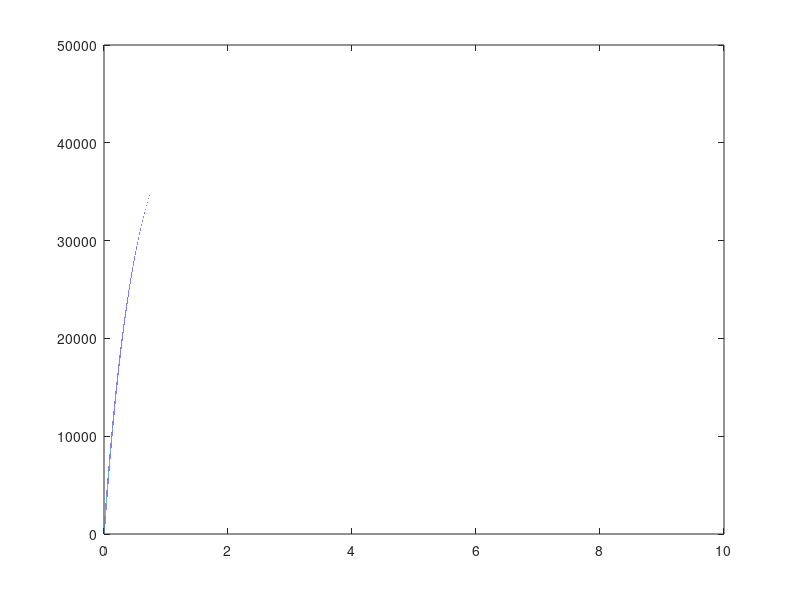
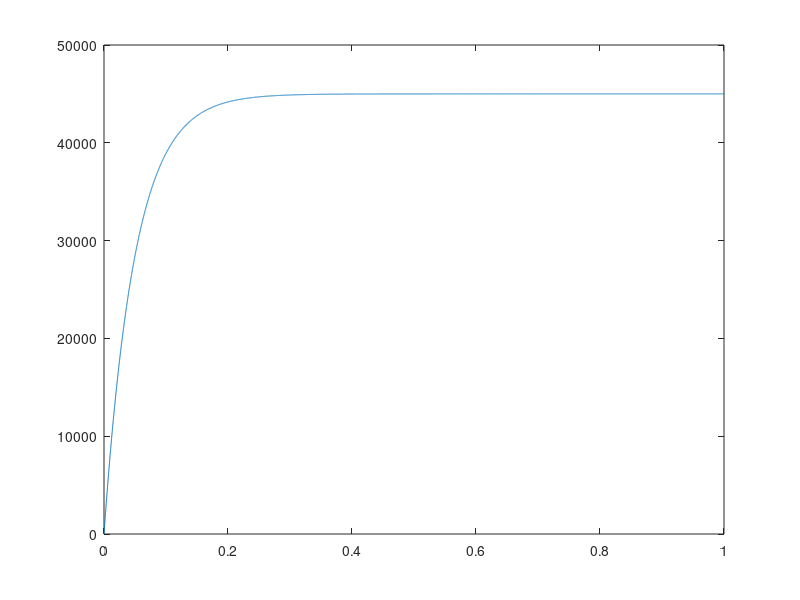

Source code (MATLAB) for these figures, in order:
% Tire Relaxation Test
clc; clear all; close all;

A = 0.5;
B = 1;

Calpha = 90000;
alpha = 0.5;
dt = 0.0001;
tfinal = 1;
t = 0:dt:tfinal;
V = 10;

xfinal = V*tfinal;
dx = 0.00001;
x = 0:dx:xfinal;

Fy(1) = 0;
for i = 2:length(x)
    Fy_prime(i-1) = (alpha*Calpha - B*Fy(i-1))/A;
    Fy(i) = Fy(i-1) + Fy_prime(i-1)*dx;
end

figure
plot(x,Fy)


clear Fy_prime Fy
Fy(1) = 0;
for i = 2:length(t)
    Fy_prime(i-1) = (alpha*Calpha - B*Fy(i-1))/(A/V);
    Fy(i) = Fy(i-1) + Fy_prime(i-1)*dt;
end

figure
plot(t,Fy)